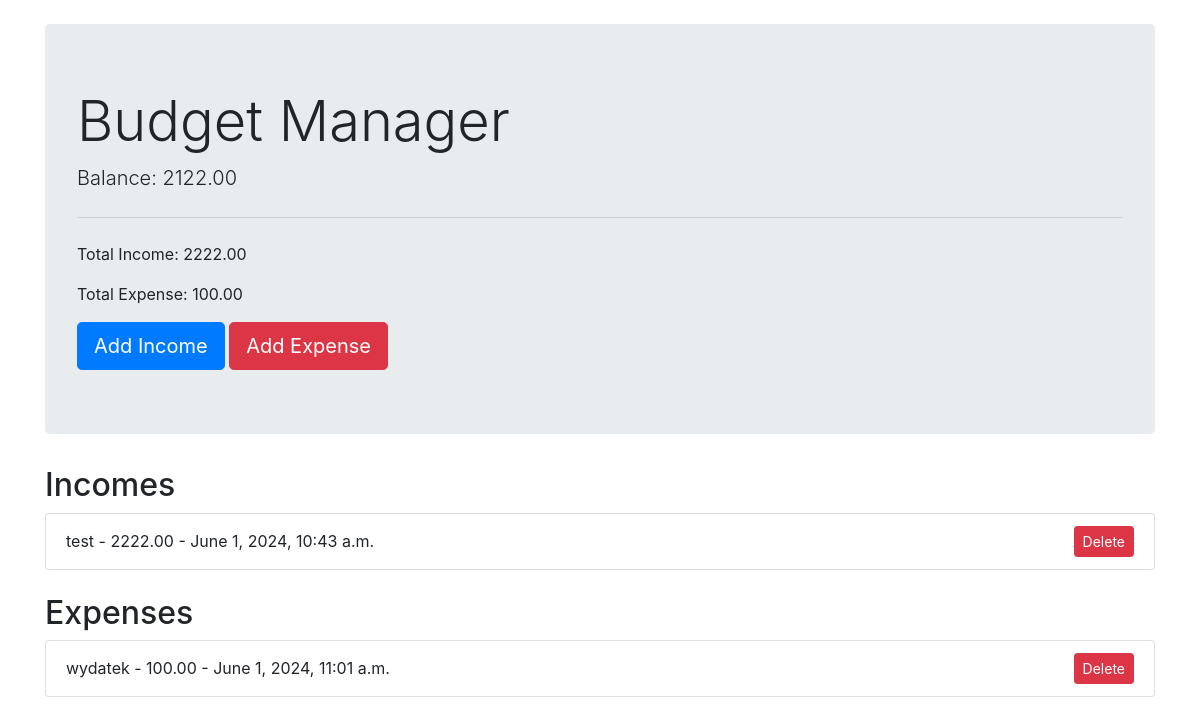
Before: / with the older database file.
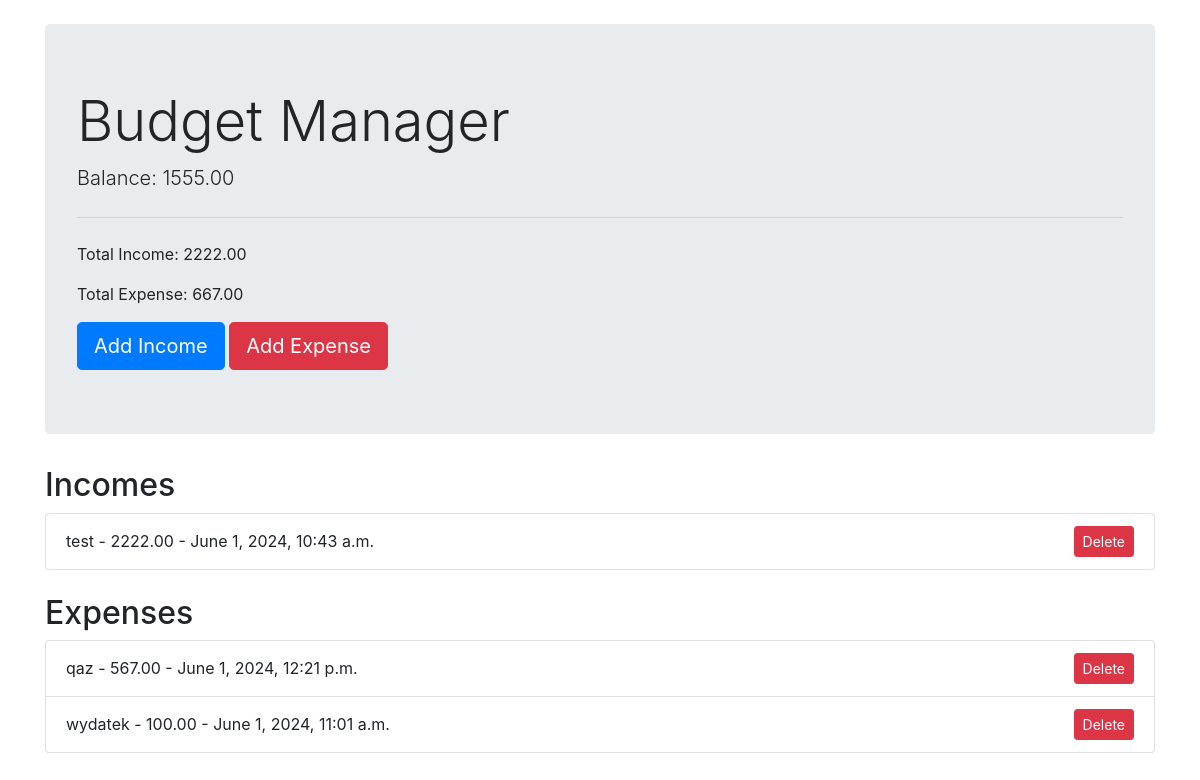
After: the same page with the newer database file.
### budget/models.py (models this page shows, shortened)
class Income(models.Model):
    description = models.CharField(max_length=200)
    amount = models.DecimalField(max_digits=10, decimal_places=2)
    date = models.DateTimeField(default=timezone.now)

class Expense(models.Model):
    description = models.CharField(max_length=200)
    amount = models.DecimalField(max_digits=10, decimal_places=2)
    date = models.DateTimeField(default=timezone.now)

### budget/views.py (the view)
# urls.py: path('', views.index, name='index'),
def index(request):
    incomes = Income.objects.all().order_by('-date')
    expenses = Expense.objects.all().order_by('-date')
    total_income = sum(income.amount for income in incomes)
    total_expense = sum(expense.amount for expense in expenses)
    balance = total_income - total_expense
    return render(request, 'budget/index.html', {
        'incomes': incomes,
        'expenses': expenses,
        'total_income': total_income,
        'total_expense': total_expense,
        'balance': balance
    })

### budget/templates/budget/index.html (shortened to what this page needs)
<!DOCTYPE html>
<html>
<head>
    <link href="https://stackpath.bootstrapcdn.com/bootstrap/4.5.2/css/bootstrap.min.css" rel="stylesheet">
</head>
<body>
    <div class="container mt-4">
        <div class="jumbotron">
            <h1 class="display-4">Budget Manager</h1>
            <p class="lead">Balance: {{ balance }}</p>
            <hr class="my-4">
            <p>Total Income: {{ total_income }}</p>
            <p>Total Expense: {{ total_expense }}</p>
            <a class="btn btn-primary btn-lg" href="{% url 'add_income' %}" role="button">Add Income</a>
            <a class="btn btn-danger btn-lg" href="{% url 'add_expense' %}" role="button">Add Expense</a>
        </div>
        <h2>Incomes</h2>
        <ul class="list-group">
            {% for income in incomes %}
                <li class="list-group-item d-flex justify-content-between align-items-center">
                    {{ income.description }} - {{ income.amount }} - {{ income.date }}
                    <a href="{% url 'delete_income' income.id %}" class="btn btn-danger btn-sm">Delete</a>
                </li>
            {% endfor %}
        </ul>
        <h2 class="mt-4">Expenses</h2>
        <ul class="list-group">
            {% for expense in expenses %}
                <li class="list-group-item d-flex justify-content-between align-items-center">
                    {{ expense.description }} - {{ expense.amount }} - {{ expense.date }}
                    <a href="{% url 'delete_expense' expense.id %}" class="btn btn-danger btn-sm">Delete</a>
                </li>
            {% endfor %}
        </ul>
    </div>
</body>
</html>

Changed rows visible on the page:
added Expense: description "qaz", amount "567.00", date "June 1, 2024, 12:21 p.m."
Other visible differences:
{{ balance }}: "2122.00" → "1555.00"
{{ total_expense }}: "100.00" → "667.00"
